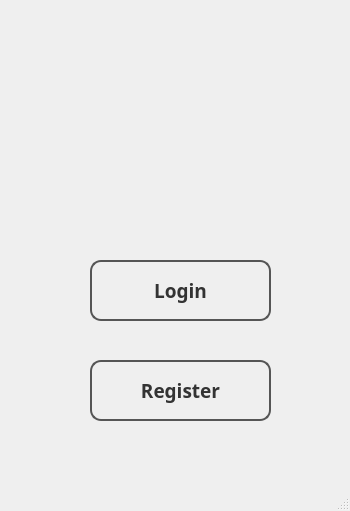
<?xml version="1.0" encoding="UTF-8"?>
<ui version="4.0">
 <class>LogRegForm</class>
 <widget class="QMainWindow" name="LogRegForm">
  <property name="enabled">
   <bool>true</bool>
  </property>
  <property name="geometry">
   <rect>
    <x>0</x>
    <y>0</y>
    <width>350</width>
    <height>511</height>
   </rect>
  </property>
  <property name="sizePolicy">
   <sizepolicy hsizetype="Preferred" vsizetype="Preferred">
    <horstretch>0</horstretch>
    <verstretch>0</verstretch>
   </sizepolicy>
  </property>
  <property name="minimumSize">
   <size>
    <width>350</width>
    <height>511</height>
   </size>
  </property>
  <property name="maximumSize">
   <size>
    <width>350</width>
    <height>511</height>
   </size>
  </property>
  <property name="sizeIncrement">
   <size>
    <width>0</width>
    <height>0</height>
   </size>
  </property>
  <property name="baseSize">
   <size>
    <width>0</width>
    <height>0</height>
   </size>
  </property>
  <property name="acceptDrops">
   <bool>false</bool>
  </property>
  <property name="windowTitle">
   <string>Mi Deporte Movil</string>
  </property>
  <property name="windowIcon">
   <iconset resource="img.qrc">
    <normaloff>:/img/ico2.ico</normaloff>:/img/ico2.ico</iconset>
  </property>
  <property name="autoFillBackground">
   <bool>false</bool>
  </property>
  <property name="styleSheet">
   <string notr="true">background-image : url(:/img/logReg.png);
</string>
  </property>
  <widget class="QWidget" name="centralwidget">
   <widget class="QPushButton" name="btnLogin">
    <property name="geometry">
     <rect>
      <x>90</x>
      <y>260</y>
      <width>181</width>
      <height>61</height>
     </rect>
    </property>
    <property name="minimumSize">
     <size>
      <width>94</width>
      <height>61</height>
     </size>
    </property>
    <property name="maximumSize">
     <size>
      <width>181</width>
      <height>61</height>
     </size>
    </property>
    <property name="font">
     <font>
      <family>Castellar</family>
      <pointsize>14</pointsize>
      <weight>75</weight>
      <italic>false</italic>
      <bold>true</bold>
      <underline>false</underline>
      <strikeout>false</strikeout>
      <kerning>true</kerning>
     </font>
    </property>
    <property name="styleSheet">
     <string notr="true">#btnLogin {
	color: #333;
	border: 2px solid #555;
	border-radius: 11px;
	padding: 5px;
	background: qradialgradient(cx: 0.3, cy: -0.4,
	fx: 0.3, fy: -0.4,
	radius: 1.35, stop: 0 #fff, stop: 1 #888);
	min-width: 80px;
}
#btnLogin:hover {
	background: qradialgradient(cx: 0.3, cy: -0.4,
	fx: 0.3, fy: -0.4,
	radius: 1.35, stop: 0 #fff, stop: 1 #bbb);
}
#btnLogin:pressed {
	background: qradialgradient(cx: 0.4, cy: -0.1,
	fx: 0.4, fy: -0.1,
	radius: 1.35, stop: 0 #fff, stop: 1 #ddd);
}</string>
    </property>
    <property name="text">
     <string>Login</string>
    </property>
   </widget>
   <widget class="QPushButton" name="btnRegister">
    <property name="geometry">
     <rect>
      <x>90</x>
      <y>360</y>
      <width>181</width>
      <height>61</height>
     </rect>
    </property>
    <property name="minimumSize">
     <size>
      <width>94</width>
      <height>61</height>
     </size>
    </property>
    <property name="maximumSize">
     <size>
      <width>181</width>
      <height>61</height>
     </size>
    </property>
    <property name="font">
     <font>
      <family>Castellar</family>
      <pointsize>14</pointsize>
      <weight>75</weight>
      <italic>false</italic>
      <bold>true</bold>
      <underline>false</underline>
      <strikeout>false</strikeout>
      <kerning>true</kerning>
     </font>
    </property>
    <property name="styleSheet">
     <string notr="true">#btnRegister {
	color: #333;
	border: 2px solid #555;
	border-radius: 11px;
	padding: 5px;
	background: qradialgradient(cx: 0.3, cy: -0.4,
	fx: 0.3, fy: -0.4,
	radius: 1.35, stop: 0 #fff, stop: 1 #888);
	min-width: 80px;
}
#btnRegister:hover {
	background: qradialgradient(cx: 0.3, cy: -0.4,
	fx: 0.3, fy: -0.4,
	radius: 1.35, stop: 0 #fff, stop: 1 #bbb);
}
#btnRegister:pressed {
	background: qradialgradient(cx: 0.4, cy: -0.1,
	fx: 0.4, fy: -0.1,
	radius: 1.35, stop: 0 #fff, stop: 1 #ddd);
}</string>
    </property>
    <property name="text">
     <string>Register</string>
    </property>
   </widget>
  </widget>
  <widget class="QMenuBar" name="menubar">
   <property name="geometry">
    <rect>
     <x>0</x>
     <y>0</y>
     <width>350</width>
     <height>21</height>
    </rect>
   </property>
  </widget>
  <widget class="QStatusBar" name="statusbar"/>
 </widget>
 <resources>
  <include location="img.qrc"/>
 </resources>
 <connections/>
</ui>
